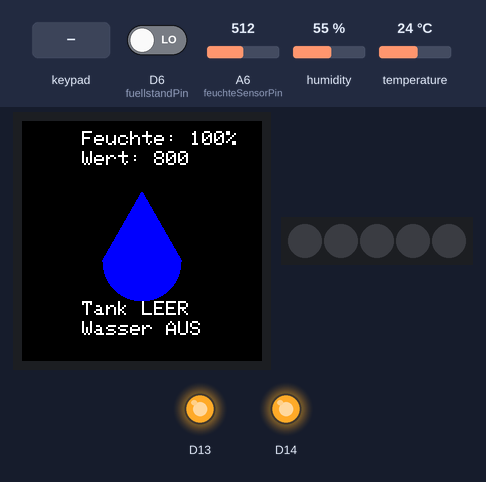
This program was run on a simulated Arduino MKR. Shown: 240×240 colour display, 5 RGB LEDs in strip order, left to right, output pins drawn as LEDs (lit = HIGH). Inputs (shaded band) come from the test bench; at power-on: A6 (feuchteSensorPin) = 512, D6 (fuellstandPin) LOW, humidity 55 %, temperature 24 °C. WiFi joins after 1.5 s; servers stay silent unless stated; no MQTT or app messages arrive unless stated; what the program prints to the serial monitor is not drawn.

Above: at 7.3 s.
7.4 s: keypad keys 1 2 3 4 pressed 0.711 s apart
At 11.1 s:
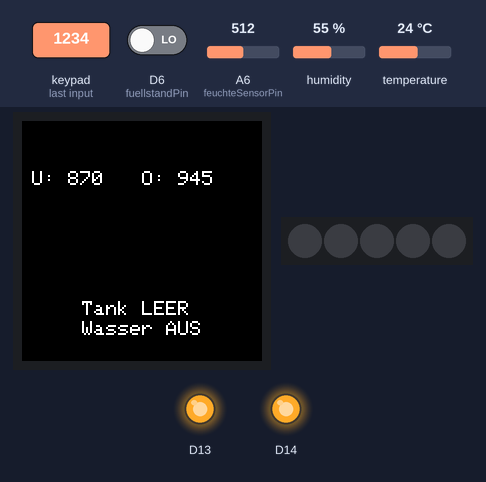
11.7 s: A6 (feuchteSensorPin) set to 791
13.5 s: A6 (feuchteSensorPin) set to 820
At 14.8 s:
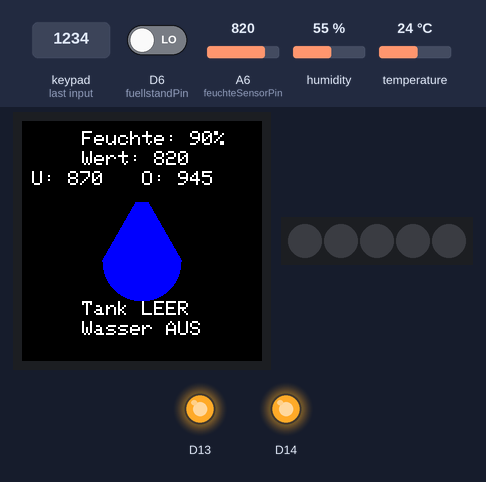
15.8 s: D6 (fuellstandPin) driven HIGH
At 17.1 s:
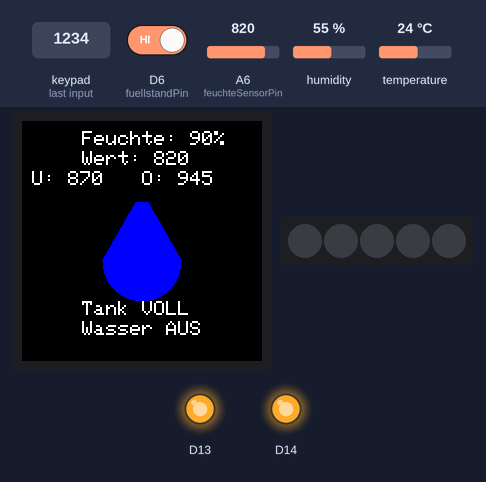
17.8 s: key '0' pressed
At 19.3 s:
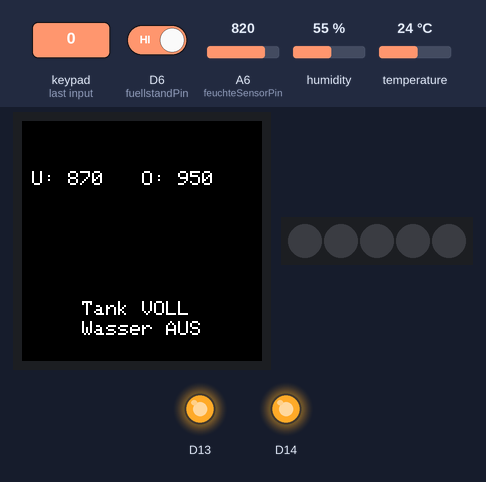
19.9 s: A6 (feuchteSensorPin) set to 935
At 21.9 s:
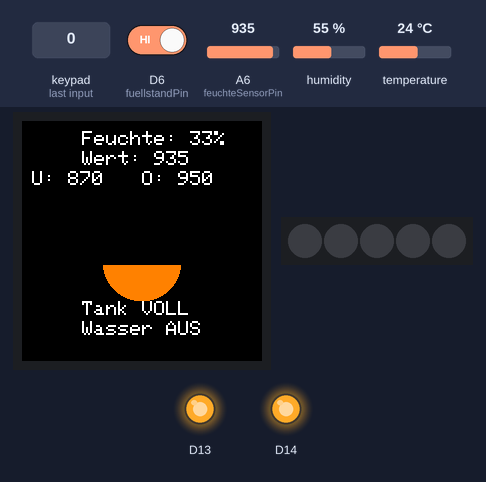
22.3 s: A6 (feuchteSensorPin) set to 958
At 23.9 s:
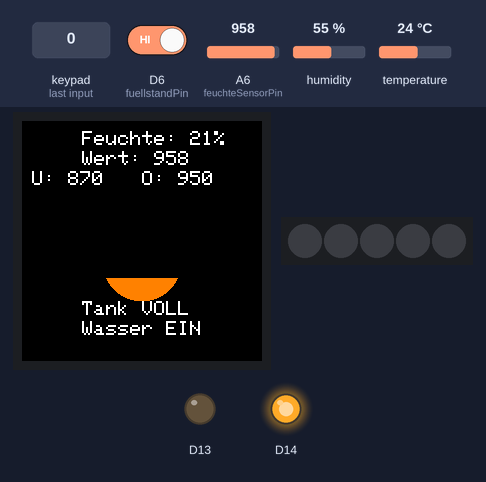
Timing chart, 0 to 25.3 s (numbered marks = the images above; inputs shaded):
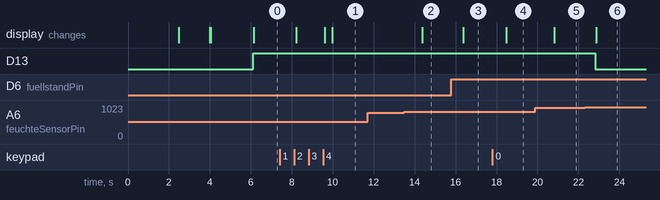

The program:

main.cpp
```cpp
#include <Arduino_MKRIoTCarrier.h>
#include <Arduino.h>
#include <variant.h>
#include <FlashStorage.h>
#include "Tropfenanzeige.hpp"
#include "MqttClientWrapper.hpp"

MKRIoTCarrier carrier;

const int feuchteSensorPin = A6;
const int fuellstandPin = 6;  // digitaler Eingang

FlashStorage(schwelleOben, int);
FlashStorage(schwelleUnten, int);

int feuchteSchwelleOben = 950;
int feuchteSchwelleUnten = 870;

FeuchtigkeitsAnzeige anzeige(carrier);
MqttClientWrapper mqtt(
        "DLProduktion",
        "Holzbalken8214",
        "192.168.1.117",
        "mqtt_user",
        "Garten8235",
        &carrier,
        1883
);

bool relaisManuell = false;
bool relaisZustand = false;


void mqttNachricht(String topic, String payload) {
    if (topic == "sensor/garten") {
        if (payload == "AN") {
            relaisZustand = true;
            relaisManuell = true;
        } else if (payload == "AUS") {
            relaisZustand = false;
            relaisManuell = true;
        } else if (payload == "AUTO") {
            relaisManuell = false;
        }
    }
}

void ladeSchwellenAusFlash() {
    feuchteSchwelleOben = schwelleOben.read();
    feuchteSchwelleUnten = schwelleUnten.read();

    if (feuchteSchwelleOben < 500 || feuchteSchwelleOben > 1023) feuchteSchwelleOben = 950;
    if (feuchteSchwelleUnten < 500 || feuchteSchwelleUnten > feuchteSchwelleOben - 10) feuchteSchwelleUnten = 870;
}

void speichereSchwellenInFlash() {
    schwelleOben.write(feuchteSchwelleOben);
    schwelleUnten.write(feuchteSchwelleUnten);
}

void setup() {
    Serial.begin(9600);
    CARRIER_CASE = true;

    carrier.begin();
    carrier.leds.begin();
    ladeSchwellenAusFlash();
    carrier.display.begin();

    carrier.display.setRotation(0);
    carrier.display.fillScreen(ST77XX_BLACK);
    carrier.display.setTextSize(3);
    carrier.display.setTextColor(ST77XX_RED);
    carrier.display.setCursor(0, 90);
    carrier.display.println("System Start");

    pinMode(fuellstandPin, INPUT);

    delay(2000);
    carrier.display.fillScreen(ST77XX_BLACK);
    carrier.display.setCursor(10, 40);
    carrier.display.print("WLAN: ");
    if (mqtt.connectWiFi()) {
        carrier.display.println("OK");
    } else {
        carrier.display.println("FEHLER");
        delay(3000);
    }

    if (mqtt.setupMQTT()) {
        carrier.display.println("");
    } else {
        carrier.display.println("FEHLER");
        delay(3000);
    }

    mqtt.setCallback(mqttNachricht);

    carrier.display.setCursor(10, 140);
    carrier.display.println("Lade...");
    delay(2000);
    carrier.display.fillScreen(ST77XX_BLACK);

    anzeige.initAnzeige();
    carrier.Relay1.close(); // Startzustand
}
void zeigeSchwellenAufDisplay(int sensorWert, bool relais, bool tankVoll) {
    carrier.display.fillScreen(ST77XX_BLACK);
    anzeige.zeichne(sensorWert, relais, tankVoll);

    carrier.display.setTextSize(2);
    carrier.display.setTextColor(ST77XX_WHITE);
    carrier.display.setCursor(120, 50);
    carrier.display.print("O: ");
    carrier.display.print(feuchteSchwelleOben);
    carrier.display.setCursor(10, 50);
    carrier.display.print("U: ");
    carrier.display.print(feuchteSchwelleUnten);
}
void loop() {
    carrier.Buttons.update();

    float temperatur = carrier.Env.readTemperature();
    float luftfeuchte = carrier.Env.readHumidity();
    int sensorWert = analogRead(feuchteSensorPin);
    int feuchteProzent = anzeige.berechneProzent(sensorWert);
    bool fuellstandOK = (digitalRead(fuellstandPin) == HIGH);

    bool geaendert = false;

    if (carrier.Buttons.onTouchDown(TOUCH0)) { feuchteSchwelleOben += 5; geaendert = true; }
    if (carrier.Buttons.onTouchDown(TOUCH1)) { feuchteSchwelleOben -= 5; geaendert = true; }
    if (carrier.Buttons.onTouchDown(TOUCH4)) { feuchteSchwelleUnten += 5; geaendert = true; }
    if (carrier.Buttons.onTouchDown(TOUCH3)) { feuchteSchwelleUnten -= 5; geaendert = true; }

    if (feuchteSchwelleOben <= feuchteSchwelleUnten + 10) {
        feuchteSchwelleOben = feuchteSchwelleUnten + 10;
        geaendert = true;
    }

    if (geaendert) {
        speichereSchwellenInFlash();
        zeigeSchwellenAufDisplay(sensorWert, relaisZustand, fuellstandOK);
        delay(300);
        return;
    }

    if (fuellstandOK && !relaisManuell) {
        if (!relaisZustand && sensorWert >= feuchteSchwelleOben) {
            relaisZustand = true;
        } else if (relaisZustand && sensorWert <= feuchteSchwelleUnten) {
            relaisZustand = false;
        }
    }

    if (!fuellstandOK) {
        relaisZustand = false;
    }

    if (relaisZustand) {
        carrier.Relay2.open();
    } else {
        carrier.Relay2.close();
    }

    anzeige.zeichne(sensorWert, relaisZustand, fuellstandOK);

    String payload = String("{\"feuchte\":") + feuchteProzent +
                     ",\"relais\":" + (relaisZustand ? "true" : "false") +
                     ",\"temperatur\":" + temperatur +
                     ",\"luftfeuchte\":" + luftfeuchte +
                     ",\"tankVoll\":" + (fuellstandOK ? "true" : "false") + "}";

    mqtt.publish("sensor/garten", payload);
    mqtt.loop();
    delay(1000);
}
```

MqttClientWrapper.cpp
```cpp
//
// Created by domin on 12.05.2025.
//

#include "MqttClientWrapper.hpp"

MqttClientWrapper* MqttClientWrapper::instance = nullptr;
```

MqttClientWrapper.hpp
```cpp
//
// Created by domin on 12.05.2025.
//

#ifndef CODE_MQTTCLIENTWRAPPER_HPP
#define CODE_MQTTCLIENTWRAPPER_HPP

#include <Arduino_MKRIoTCarrier.h>
#include <WiFiNINA.h>
#include <PubSubClient.h>
#include <functional>

class MqttClientWrapper {
private:
    MKRIoTCarrier* carrier;
    const char* ssid;
    const char* password;
    const char* broker;
    const char* mqttUser;
    const char* mqttPassword;
    int port;
    WiFiClient wifiClient;
    PubSubClient mqttClient;

    std::function<void(String, String)> onMessageCallback;

    static void callbackWrapper(char* topic, byte* payload, unsigned int length) {
        if (instance && instance->onMessageCallback) {
            String t = topic;
            String p;
            for (unsigned int i = 0; i < length; i++) {
                p += (char)payload[i];
            }
            instance->onMessageCallback(t, p);
        }
    }

    static MqttClientWrapper* instance;

    unsigned long lastReconnectAttempt = 0;

public:
    MqttClientWrapper(const char* ssid, const char* password, const char* broker, const char* mqttUser, const char* mqttPassword, MKRIoTCarrier* carrier, int port = 1883)
            : ssid(ssid), password(password), broker(broker), mqttUser(mqttUser), mqttPassword(mqttPassword),
              port(port), mqttClient(wifiClient), carrier(carrier) {
        instance = this;
    }

    bool isWiFiConnected() {
        return WiFi.status() == WL_CONNECTED;
    }

    bool isMqttConnected() {
        return mqttClient.connected();
    }

    bool connectWiFi() {
        WiFi.begin(ssid, password);
        int versuche = 0;
        while (WiFi.status() != WL_CONNECTED && versuche < 10) {
            delay(500);
            Serial.print(".");
            versuche++;
        }
        if (WiFi.status() == WL_CONNECTED) {
            Serial.println("WLAN verbunden!");
            return true;
        } else {
            Serial.println("WLAN-Verbindung fehlgeschlagen!");
            return false;
        }
    }

    bool setupMQTT() {
        mqttClient.setServer(broker, port);
        mqttClient.setCallback(callbackWrapper);

        int versuche = 0;

        while (!mqttClient.connected() && versuche < 2) {
            Serial.print("Verbinde mit MQTT...");

            if (carrier) {
                carrier->display.fillRect(10, 90, 240, 30, ST77XX_BLACK);
                carrier->display.setCursor(10, 90);
                carrier->display.print("Verbinde...");
            }

            if (mqttClient.connect("gartensensor", mqttUser, mqttPassword)) {
                Serial.println(" verbunden.");
                mqttClient.subscribe("relais/steuerung");

                if (carrier) {
                    carrier->display.fillRect(10, 90, 240, 30, ST77XX_BLACK);
                    carrier->display.setCursor(10, 90);
                    carrier->display.println("MQTT OK");
                }

                return true;
            } else {
                Serial.print(" Fehler, rc=");
                Serial.println(mqttClient.state());

                if (carrier) {
                    carrier->display.fillRect(10, 90, 240, 30, ST77XX_BLACK);
                    carrier->display.setCursor(10, 120);
                    carrier->display.print("Fehler: ");
                    carrier->display.println(mqttClient.state());
                }

                delay(2000);
                versuche++;
            }
        }

        return false;
    }

    void publish(const char* topic, const String& payload) {
        mqttClient.publish(topic, payload.c_str());
    }

    void setCallback(std::function<void(String, String)> callback) {
        onMessageCallback = callback;
    }

    void loop() {
        if (!isWiFiConnected() || !isMqttConnected()) {
            unsigned long now = millis();
            if (now - lastReconnectAttempt > 300000) { // alle 5 Minuten
                lastReconnectAttempt = now;
                Serial.println("Versuche WLAN und MQTT neu zu verbinden...");
                if (connectWiFi()) {
                    setupMQTT();
                }
            }
        } else {
            mqttClient.loop();
        }
    }
};


#endif //CODE_MQTTCLIENTWRAPPER_HPP
```

Tropfenanzeige.cpp
```cpp
//
// Created by domin on 03.05.2025.
//

#include "Tropfenanzeige.hpp"
```

Tropfenanzeige.hpp
```cpp
//
// Created by domin on 03.05.2025.
//

#ifndef CODE_TROPFENANZEIGE_HPP
#define CODE_TROPFENANZEIGE_HPP

#include <Arduino_MKRIoTCarrier.h>
#include <Arduino.h>
#include <variant.h>

using namespace std;

class FeuchtigkeitsAnzeige {
public:
    FeuchtigkeitsAnzeige(MKRIoTCarrier &carrierRef)
    : carrier(carrierRef) {}

    void initAnzeige() {

    }
    int berechneProzent(int rohwert) {
        int maxWert = 1000;
        int minWert = 800;
        rohwert = constrain(rohwert, minWert, maxWert);
        return map(rohwert, minWert, maxWert, 100, 0);
    }


    void zeichne(int feuchtigkeit, bool relaisAn, bool tankVoll) {
        // Wertebereich begrenzen
        int maxWert = 1000;
        int minWert = 800;
        int x = 120;
        int y = 140;
        int radius = 40;
        int tropfenhoehe = 70;
        feuchtigkeit = constrain(feuchtigkeit, minWert, maxWert);
        long prozent = berechneProzent(feuchtigkeit);
        int fuellHoehe = map(prozent, 0, 100,0, tropfenhoehe + radius);


        if (letzteProzent != prozent) {
        // Nur Füllung & Textbereiche löschen

        carrier.display.fillRect(x - radius, y - tropfenhoehe, radius * 2, tropfenhoehe + radius, ST77XX_BLACK);
        carrier.display.fillRect(70, 10, 160, 20, ST77XX_BLACK);
        carrier.display.fillRect(50, 140, 160, 20, ST77XX_BLACK);


            // Füllung zeichnen
            uint16_t farbe = (prozent < 40) ? ST77XX_ORANGE : ST77XX_BLUE;

            int startY = y + radius; // Unterkante Kreis
            int endY = y - tropfenhoehe; // Spitze Tropfen

            int zeichenStart = startY - fuellHoehe;

            for (int yPos = startY; yPos >= zeichenStart; yPos--) {
                if (yPos < endY) continue; // über die Tropfenspitze hinaus

                int breite = 0;

                if (yPos < y) {
                    // Dreieck (oben)
                    breite = map(y - yPos, 0, tropfenhoehe, radius, 0);
                } else {
                    // Kreis (unten)
                    int dy = abs(yPos - y);
                    if (dy <= radius) {
                        breite = sqrt(sq(radius) - sq(dy));
                    } else {
                        continue;
                    }
                }

                carrier.display.drawFastHLine(x - breite, yPos, breite * 2, farbe);
            }

            // Feuchte-Text aktualisieren
            carrier.display.setTextSize(2);
            carrier.display.setTextColor(ST77XX_WHITE, ST77XX_BLACK);
            carrier.display.setCursor(60, 10);
            carrier.display.print("Feuchte: ");
            carrier.display.print(prozent);
            carrier.display.print("%");
            carrier.display.setCursor(60,30);
            carrier.display.print("Wert: ");
            carrier.display.print(feuchtigkeit);

            letzteProzent = prozent;
        }

        // Statusanzeige Wasser EIN/AUS (immer aktualisieren)
        carrier.display.setTextSize(2);
        carrier.display.setTextColor(ST77XX_WHITE, ST77XX_BLACK);
        carrier.display.setCursor(60, 200);
        carrier.display.print(relaisAn ? "Wasser EIN " : "Wasser AUS ");
        carrier.display.setCursor(60, 180);
        carrier.display.print(tankVoll ? "Tank VOLL " : "Tank LEER");
    }


private:
    MKRIoTCarrier &carrier;
    int letzteProzent = -1;

    void zeichneRahmen() {
        int x = 120;
        int y = 140;
        int radius = 40;
        int tropfenhoehe = 70;

        // Tropfen-Rahmen (statisch)
        carrier.display.drawCircle(x, y, radius, ST77XX_WHITE);
        carrier.display.drawTriangle(x - radius, y, x + radius, y, x, y - tropfenhoehe, ST77XX_WHITE);
    }
};

#endif //CODE_TROPFENANZEIGE_HPP
```

Measured:
- the behaviour switches between 801 and 802 on A6 (feuchteSensorPin) (found by bisection; images 1 and 2)
- the behaviour switches between 949 and 950 on A6 (feuchteSensorPin) (found by bisection; images 5 and 6)
- after the input at 7.4 s, the display: changes after 0.83 s (image 1)
- after the input at 11.7 s, every drawn part: stays the same
- after the input at 13.5 s, the display: changes after 0.86 s (image 2)
- after the input at 15.8 s, the display: changes after 0.58 s (image 3)
- after the input at 17.8 s, the display: changes after 0.67 s (image 4)
- after the input at 19.9 s, the display: changes after 0.92 s (image 5)
- after the input at 22.3 s, D13: HIGH → LOW after 0.53 s; the display: changes after 0.57 s (image 6)
